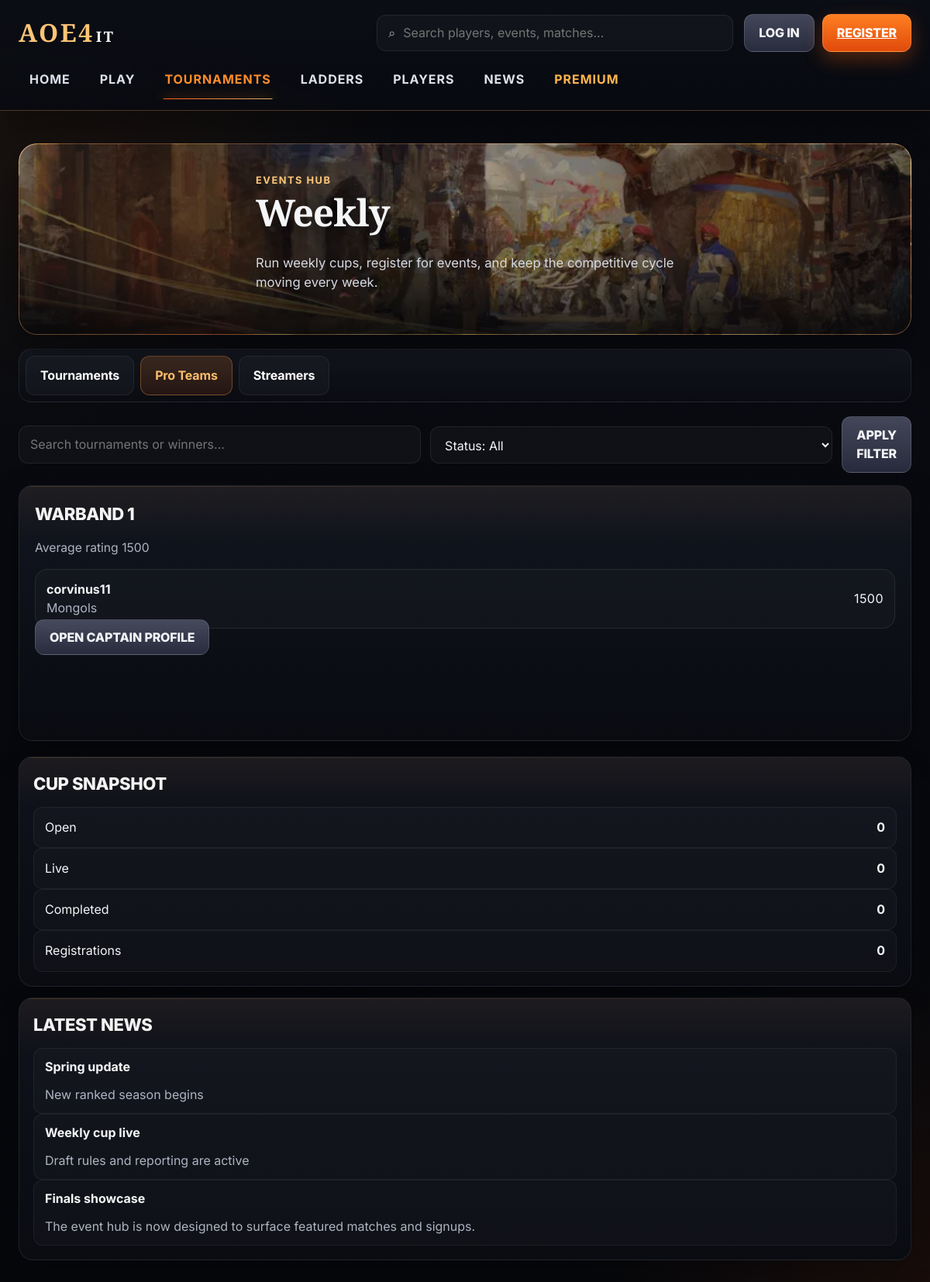
Page /tournaments?tab=teams&q=&status=all on the committed database.
### tables this page shows
CREATE TABLE players (
            id INTEGER PRIMARY KEY AUTOINCREMENT,
            user_id INTEGER UNIQUE,
            display_name TEXT NOT NULL UNIQUE,
            country TEXT,
            main_civ TEXT,
            bio TEXT,
            rating INTEGER NOT NULL DEFAULT 1500,
            trust_score INTEGER NOT NULL DEFAULT 100,
            is_shadow INTEGER NOT NULL DEFAULT 0,
            created_at TEXT NOT NULL,
            FOREIGN KEY (user_id) REFERENCES users(id)
        );

### app.py (the view, shortened to what this page needs)
@app.route('/tournaments', methods=['GET', 'POST'])
@rate_limit(10, 3600, scope='user')
def tournaments():
    active_tab = request.args.get('tab', 'tournaments').strip().lower()
    if active_tab not in {'tournaments', 'teams', 'streamers'}:
        active_tab = 'tournaments'
    search = request.args.get('q', '').strip()
    status_filter = request.args.get('status', 'all').strip().lower()
    rows = active_tournaments()
    if search:
        needle = search.lower()
        rows = [row for row in rows if needle in (row['name'] or '').lower() or needle in (row['winner_name'] or '').lower()]
    if status_filter in {'open', 'live', 'completed'}:
        rows = [row for row in rows if row['status'] == status_filter]
    featured = next((r for r in rows if r['status'] in ('live', 'open')), rows[0] if rows else None)
    summary = {
        'open': sum(1 for r in rows if r['status'] == 'open'),
        'live': sum(1 for r in rows if r['status'] == 'live'),
        'completed': sum(1 for r in rows if r['status'] == 'completed'),
        'registrations': sum((r['reg_count'] or 0) for r in rows),
    }
    return render_template(
        'tournaments.html',
        tournaments=rows,
        featured=featured,
        summary=summary,
        active_tab=active_tab,
        search=search,
        status_filter=status_filter,
        featured_teams=featured_team_cards(4),
        streamer_rows=public_players()[:6],
    )

### app.py (called while the page is built, shortened)
def email_enabled() -> bool:
    return bool((RESEND_API_KEY and MAIL_FROM) or (SMTP_HOST and MAIL_FROM))

def validate_csrf_or_reject():
    if request.method in SAFE_HTTP_METHODS or request.endpoint == 'static':
        return None
    sent_token = request.form.get('_csrf_token', '') or request.headers.get('X-CSRF-Token', '')
    expected_token = session.get(CSRF_SESSION_KEY, '')
    if not expected_token or not sent_token or not secrets.compare_digest(str(sent_token), str(expected_token)):
        return csrf_failure_response()
    return None

def rate_limit(limit: int, window_seconds: int, *, scope: str = 'ip', key_fields: Optional[list[str]] = None, methods: tuple[str, ...] = ('POST',)):
    def decorator(view):
        @wraps(view)
        def wrapped(*args, **kwargs):
            return view(*args, **kwargs)
        return wrapped
    return decorator

def get_db() -> sqlite3.Connection:
    if 'db' not in g:
        conn = sqlite3.connect(DB_PATH, timeout=30)
        conn.row_factory = sqlite3.Row
        conn.execute('PRAGMA foreign_keys = ON')
        g.db = conn
    return g.db

def query_all(sql: str, params: tuple = ()):
    return get_db().execute(sql, params).fetchall()

def now() -> datetime:
    return datetime.now()

def ensure_column(table: str, column: str, definition: str) -> None:
    cols = {row['name'] for row in query_all(f'PRAGMA table_info({table})')}
    if column not in cols:
        get_db().execute(f'ALTER TABLE {table} ADD COLUMN {definition}')
        get_db().commit()

@app.before_request
def apply_request_security():
    session.permanent = True
    csrf_result = validate_csrf_or_reject()
    if csrf_result is not None:
        return csrf_result

def get_current_user() -> Optional[sqlite3.Row]:
    uid = session.get('user_id')
    if not uid:
        return None
    return query_one('SELECT * FROM users WHERE id = ?', (uid,))

def get_current_player() -> Optional[sqlite3.Row]:
    user = get_current_user()
    if not user or not user['player_id']:
        return None
    return query_one('SELECT * FROM players WHERE id = ?', (user['player_id'],))

def is_admin() -> bool:
    user = get_current_user()
    return bool(user and user['is_admin'])

def shadow_lab_available() -> bool:
    return ENABLE_SHADOW_LAB or APP_ENV == 'development'

def public_players():
    return query_all('SELECT * FROM players WHERE COALESCE(is_shadow, 0) = 0 ORDER BY rating DESC, display_name ASC')

### templates/tournaments.html (shortened to what this page needs)
{% extends 'faceit_base.html' %}
{% from '_faceit_macros.html' import empty_panel %}
{% block content %}
<section class="hero hero-weekly compact hero-with-art" style="background-image:url('{{ url_for('static', filename='art/header_market.webp') }}');">
  <div class="hero-overlay"></div>
  <div class="hero-center center-narrow">
    <div class="hero-kicker">Events hub</div>
    <h1>Weekly</h1>
    <p>Run weekly cups, register for events, and keep the competitive cycle moving every week.</p>
  </div>
</section>
<section class="tab-strip slim">
  <a class="subtab {% if active_tab == 'tournaments' %}active{% endif %}" href="{{ url_for('tournaments', tab='tournaments', q=search, status=status_filter) }}">Tournaments</a>
  <a class="subtab {% if active_tab == 'teams' %}active{% endif %}" href="{{ url_for('tournaments', tab='teams', q=search, status=status_filter) }}">Pro Teams</a>
  <a class="subtab {% if active_tab == 'streamers' %}active{% endif %}" href="{{ url_for('tournaments', tab='streamers', q=search, status=status_filter) }}">Streamers</a>
</section>
<section class="weekly-layout top-gap-md">
  <div>
    <form class="filter-row" method="get" action="{{ url_for('tournaments') }}" style="margin-bottom:16px;">
      <input type="text" name="q" placeholder="Search tournaments or winners..." value="{{ search }}">
      <select name="status">
        <option value="all" {% if status_filter == 'all' %}selected{% endif %}>Status: All</option>
      </select>
      <button class="small-btn alt" type="submit">Apply Filter</button>
    </form>
    {% if active_tab == 'tournaments' %}
    <div class="tournament-grid rich-tournament-grid">
      {% for tournament in tournaments %}
      <article class="card tournament-panel event-dense-card surface-card--soft">
        <div class="tournament-hero" style="background-image:url('{{ url_for('static', filename='art/del_splash_mobile.webp') }}'); background-size:cover; background-position:center;"></div>
        <div class="event-card-top">
          <h3>{{ tournament.name }}</h3>
          <span class="event-status event-status-{{ tournament.status }}">{{ tournament.status|title }}</span>
        </div>
        <p class="muted">{{ tournament.starts_at or 'Start time to be announced' }}</p>
        <div class="event-meta-grid">
          <div class="event-meta"><span>Mode</span><strong>1v1</strong></div>
          <div class="event-meta"><span>Format</span><strong>{{ tournament.format_desc or 'Weekly format' }}</strong></div>
          <div class="event-meta"><span>Players</span><strong>{{ tournament.reg_count or 0 }}</strong></div>
          <div class="event-meta"><span>Winner</span><strong>{{ tournament.winner_name or 'Open field' }}</strong></div>
        </div>
        <div class="event-footnote">Perfect for weekly visibility, bracket play, and streamed finals.</div>
        <a class="full-btn btn-link" href="{{ url_for('tournament_detail', tournament_id=tournament.id) }}">Open Tournament</a>
      </article>
      {% else %}
      <article class="card tournament-panel wide empty-rich-card surface-card--soft">
        <div class="section-head tight-head">
          <div><div class="hero-kicker">No cup in this filter</div><h3>The weekly hub is ready for the first event</h3></div>
        </div>
        <p class="muted">Create a cup and this area fills with event cards, registration numbers, and direct routes into the bracket page. Until then, the page still explains the event rhythm instead of collapsing into one empty box.</p>
        <div class="story-grid-two top-gap-sm">
          <div class="story-bloc mini-story"><strong>Step 1</strong><span class="muted">Admin creates a cup and sets a start time.</span></div>
          <div class="story-bloc mini-story"><strong>Step 2</strong><span class="muted">Players register and the bracket becomes visible.</span></div>
        </div>
      </article>
      {% endfor %}
    </div>
    <div class="story-grid-two top-gap-md">
      <article class="card simple-panel surface-card--soft">
        <div class="section-head tight-head">
          <div><div class="hero-kicker">Event format</div><h3>How the weekly cup runs</h3></div>
        </div>
        <div class="stack-list compact-gap">
          <div class="list-row compact-list-row"><div class="row-main"><strong>Open registration</strong><div class="muted">Players join directly from the tournament page.</div></div></div>
          <div class="list-row compact-list-row"><div class="row-main"><strong>Bracket generation</strong><div class="muted">Admins can seed and push the tournament into live rounds.</div></div></div>
          <div class="list-row compact-list-row"><div class="row-main"><strong>Result reporting</strong><div class="muted">Match detail pages capture scores and move players forward.</div></div></div>
        </div>
      </article>
      <article class="card weekly-missions surface-card--sidebar">
        <div class="card-title">Weekly Challenges</div>
        <div class="mission-row"><div class="mission-dot"></div><span>Win 3 Matches</span><strong>+350</strong></div>
        <div class="mission-row"><div class="mission-dot"></div><span>Train 300 Units</span><strong>+600</strong></div>
        <div class="mission-row"><div class="mission-dot"></div><span>Win a BO3 Practice Match</span><strong>+55</strong></div>
        <a class="small-btn alt" href="{{ url_for('ladder', mode='season', view='rewards') }}">Open rewards</a>
      </article>
    </div>
    {% if admin_mode %}
    <article class="card weekly-missions wide top-gap-md" id="create-cup">
      <div class="card-title">Create Weekly Cup</div>
      <form method="post" class="profile-form-grid">{{ csrf_input() }}
        <input name="name" type="text" placeholder="Cup name">
        <input name="starts_at" type="text" placeholder="YYYY-MM-DD HH:MM">
        <button class="small-btn" type="submit">Create Cup</button>
      </form>
    </article>
    {% endif %}
    {% elif active_tab == 'teams' %}
    <div class="tournament-grid">
      {% for team in featured_teams %}
      <article class="card tournament-panel">
        <div class="card-title">{{ team.name }}</div>
        <p class="muted">Average rating {{ team.avg_rating }}</p>
        <div class="stack-list compact-gap">
          {% for member in team.players %}
          <div class="list-row compact-list-row">
            <div class="row-main">
              <strong>{{ member.display_name }}</strong>
              <div class="muted">{{ member.main_civ or 'Open pool' }}</div>
            </div>
            <div class="row-side"><span class="pill">{{ member.rating }}</span></div>
          </div>
          {% endfor %}
        </div>
        <a class="small-btn alt" href="{{ url_for('player_detail', player_id=team.players[0].id) }}">Open captain profile</a>
      </article>
      {% else %}
      <article class="card tournament-panel wide"><div class="card-title">Pro Teams</div><p class="muted">Create player profiles to populate the warband showcase.</p></article>
      {% endfor %}
    </div>
    {% endif %}
  </div>
  <aside class="sidebar-stack">
    <article class="card side-highlight surface-card--sidebar">
      <div class="card-title">Cup Snapshot</div>
      <div class="leader-row compact-row"><span>Open</span><strong>{{ summary.open }}</strong></div>
      <div class="leader-row compact-row"><span>Live</span><strong>{{ summary.live }}</strong></div>
      <div class="leader-row compact-row"><span>Completed</span><strong>{{ summary.completed }}</strong></div>
      <div class="leader-row compact-row"><span>Registrations</span><strong>{{ summary.registrations }}</strong></div>
    </article>
    <article class="card side-highlight surface-card--sidebar">
      <div class="card-title">Latest News</div>
      <div class="news-item"><strong>Spring update</strong><span class="muted">New ranked season begins</span></div>
      <div class="news-item"><strong>Weekly cup live</strong><span class="muted">Draft rules and reporting are active</span></div>
      <div class="news-item"><strong>Finals showcase</strong><span class="muted">The event hub is now designed to surface featured matches and signups.</span></div>
    </article>
  </aside>
</section>
{% endblock %}

### rows in the picture
players: name "WARBAND 1", avg_rating "1500", display_name "corvinus11", main_civ "Mongols", rating "1500"

### other values in the picture
{{ summary.open }} "0"
{{ summary.live }} "0"
{{ summary.completed }} "0"
{{ summary.registrations }} "0"
